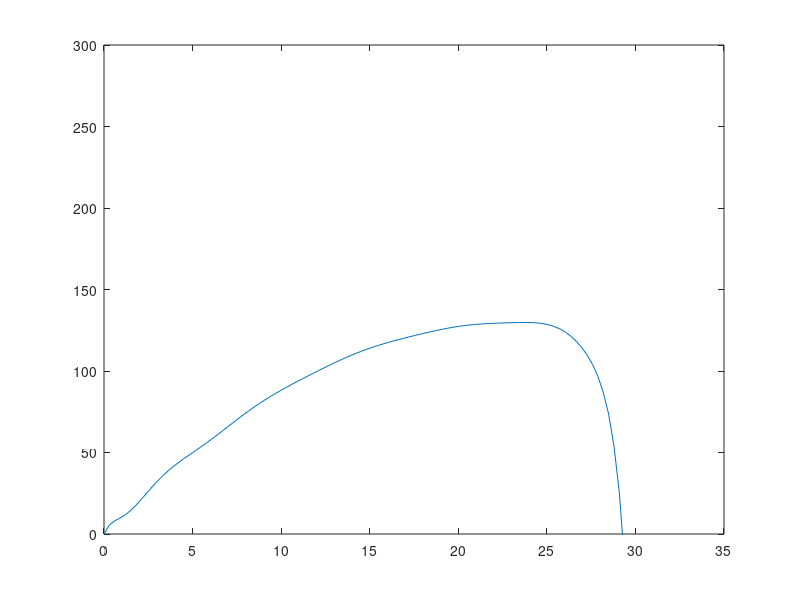

Reproduce this figure in MATLAB. (Note: this script raises an error after producing the figure.)
D = 0.254;       %Diametro elica [m]
max_RPM = 8539;
n_max = max_RPM/60;

%% CALCOLO RENDIMENTO DELL'ELICA IN FUNZIONE DELLA VELOCITA' INDISTURBATA
%Dati reperibili al link: https://www.apcprop.com/files/PER3_10x6.dat
J_tab = [0.00 0.03 0.06 0.08 0.11 0.14 0.17 0.20 0.22 0.25 0.28 0.31 0.33 0.36 0.39 0.42 0.45 0.47 0.50 0.53 0.56 0.59 0.61 0.64 0.67 0.70 0.73 0.75 0.78 0.81];
eta_prop = [0.0000 0.0642 0.1257 0.1843 0.2420 0.2933 0.3435 0.3908 0.4352 0.4767 0.5154 0.5511 0.5837 0.6134 0.6402 0.6640 0.6894 0.7029 0.7182 0.7312 0.7419 0.7498 0.7549 0.7566 0.7537 0.7408 0.7111 0.6501 0.5049 0.0008];
%Interpolazione dati
V_tab = J_tab .* n_max .* D;
coeff_eta_prop = polyfit(V_tab, eta_prop, 15);

%% CALCOLO POTENZA MECCANICA EROGATA DAL MOTORE IN FUNZIONE DEL NUMERO DI GIRI MOTORE
%Dati ottenuti da eCalc dagli screen di data 18/03/2019
RPM = [1200 1800 2400 3000 3600 4200 4800 5400 6000 6600 7200 7800 8400 8539];
P_elec = [2.2 4.2 7.4 12.1 18.8 27.9 39.8 54.9 73.8 96.8 124.4 157.0 195.3 206.2];
eta_mot = [0.219 0.382 0.515 0.614 0.683 0.732 0.766 0.790 0.807 0.819 0.827 0.833 0.837 0.833];        %Rendimento meccanico
%Interpolazione dati
P_shaft = P_elec .* eta_mot;
coeff_P_shaft = polyfit(RPM, P_shaft, 3);
max_P_shaft = polyval(coeff_P_shaft, max_RPM);

%% CALCOLO POTENZA PROPULSIVA EFFETTIVA IN FUNZIONE DELLA VELOCITA' INDISTURBATA
coeff_P_prop = coeff_eta_prop .* max_P_shaft;
v = linspace(0, 30, 100);
plot(v, polyval(coeff_P_prop, v));
axis([0 35 0 300])

poly2sym(coeff_P_prop) % In output la funzione simbolica - attenzione al range di plot!

% f = @(x) ((6914260054825037.*x.^15)/1267650600228229401496703205376 - (465975034830941.*x.^14)/309485009821345068724781056 + (438546751597867.*x.^13)/2417851639229258349412352 - (3848533357633813.*x.^12)/302231454903657293676544 + (2757069114498035.*x.^11)/4722366482869645213696 - (5459705683898567.*x.^10)/295147905179352825856 + (3845400541620467.*x.^9)/9223372036854775808 - (7799509199559873.*x.^8)/1152921504606846976 + (355565129980795.*x.^7)/4503599627370496 - (5890296412221353.*x.^6)/9007199254740992 + (4209679236237963.*x.^5)/1125899906842624 - (7914493034490199.*x.^4)/562949953421312 + (9006155510541971.*x.^3)/281474976710656 - (1337187439795785.*x.^2)/35184372088832 + (7678943032343733.*x)/281474976710656 + 5388791348096689/576460752303423488);
% x = linspace(0, 29.4, 100);
% plot(x, f(x));